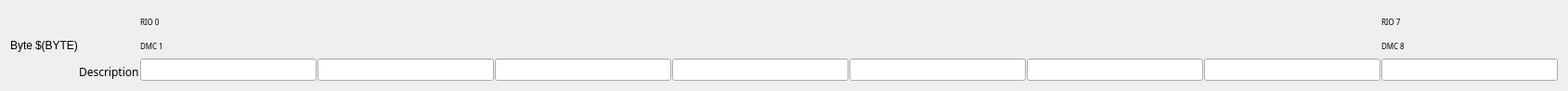
<?xml version="1.0" encoding="UTF-8"?>
<ui version="4.0">
 <class>EFrame</class>
 <widget class="QEFrame" name="EFrame">
  <property name="geometry">
   <rect>
    <x>0</x>
    <y>0</y>
    <width>1689</width>
    <height>98</height>
   </rect>
  </property>
  <property name="minimumSize">
   <size>
    <width>300</width>
    <height>0</height>
   </size>
  </property>
  <property name="windowTitle">
   <string>EFrame</string>
  </property>
  <layout class="QVBoxLayout" name="verticalLayout_22">
   <item>
    <layout class="QHBoxLayout" name="horizontalLayout">
     <property name="spacing">
      <number>1</number>
     </property>
     <item>
      <layout class="QVBoxLayout" name="verticalLayout_19">
       <property name="spacing">
        <number>1</number>
       </property>
       <property name="rightMargin">
        <number>2</number>
       </property>
       <item>
        <spacer name="verticalSpacer_2">
         <property name="orientation">
          <enum>Qt::Vertical</enum>
         </property>
         <property name="sizeHint" stdset="0">
          <size>
           <width>0</width>
           <height>0</height>
          </size>
         </property>
        </spacer>
       </item>
       <item>
        <widget class="QLabel" name="label_3">
         <property name="sizePolicy">
          <sizepolicy hsizetype="Preferred" vsizetype="Preferred">
           <horstretch>0</horstretch>
           <verstretch>0</verstretch>
          </sizepolicy>
         </property>
         <property name="text">
          <string>Byte</string>
         </property>
        </widget>
       </item>
       <item>
        <spacer name="verticalSpacer">
         <property name="orientation">
          <enum>Qt::Vertical</enum>
         </property>
         <property name="sizeHint" stdset="0">
          <size>
           <width>0</width>
           <height>0</height>
          </size>
         </property>
        </spacer>
       </item>
      </layout>
     </item>
     <item>
      <layout class="QVBoxLayout" name="verticalLayout_18" stretch="0,0,0">
       <property name="spacing">
        <number>1</number>
       </property>
       <item>
        <spacer name="verticalSpacer_4">
         <property name="orientation">
          <enum>Qt::Vertical</enum>
         </property>
         <property name="sizeHint" stdset="0">
          <size>
           <width>0</width>
           <height>0</height>
          </size>
         </property>
        </spacer>
       </item>
       <item>
        <widget class="QESubstitutedLabel" name="qesubstitutedlabel">
         <property name="text">
          <string>$(BYTE)</string>
         </property>
         <property name="labelText" stdset="0">
          <string>$(BYTE)</string>
         </property>
        </widget>
       </item>
       <item>
        <spacer name="verticalSpacer_3">
         <property name="orientation">
          <enum>Qt::Vertical</enum>
         </property>
         <property name="sizeHint" stdset="0">
          <size>
           <width>0</width>
           <height>0</height>
          </size>
         </property>
        </spacer>
       </item>
      </layout>
     </item>
     <item>
      <layout class="QVBoxLayout" name="verticalLayout_17" stretch="90,1,1">
       <property name="spacing">
        <number>1</number>
       </property>
       <item>
        <spacer name="verticalSpacer_5">
         <property name="orientation">
          <enum>Qt::Vertical</enum>
         </property>
         <property name="sizeHint" stdset="0">
          <size>
           <width>0</width>
           <height>0</height>
          </size>
         </property>
        </spacer>
       </item>
       <item>
        <widget class="QLabel" name="label_4">
         <property name="sizePolicy">
          <sizepolicy hsizetype="Preferred" vsizetype="Preferred">
           <horstretch>0</horstretch>
           <verstretch>0</verstretch>
          </sizepolicy>
         </property>
         <property name="font">
          <font>
           <family>Abyssinica SIL</family>
           <pointsize>9</pointsize>
          </font>
         </property>
         <property name="text">
          <string>Description</string>
         </property>
        </widget>
       </item>
       <item>
        <spacer name="verticalSpacer_6">
         <property name="orientation">
          <enum>Qt::Vertical</enum>
         </property>
         <property name="sizeHint" stdset="0">
          <size>
           <width>20</width>
           <height>40</height>
          </size>
         </property>
        </spacer>
       </item>
      </layout>
     </item>
     <item>
      <layout class="QVBoxLayout" name="verticalLayout_16" stretch="80,9">
       <property name="spacing">
        <number>1</number>
       </property>
       <item>
        <layout class="QHBoxLayout" name="horizontalLayout_26" stretch="40,20,40">
         <property name="spacing">
          <number>1</number>
         </property>
         <item>
          <layout class="QVBoxLayout" name="verticalLayout_20">
           <item>
            <widget class="QLabel" name="label_5">
             <property name="sizePolicy">
              <sizepolicy hsizetype="Preferred" vsizetype="Preferred">
               <horstretch>0</horstretch>
               <verstretch>0</verstretch>
              </sizepolicy>
             </property>
             <property name="font">
              <font>
               <family>Abyssinica SIL</family>
               <pointsize>6</pointsize>
              </font>
             </property>
             <property name="text">
              <string>RIO 0</string>
             </property>
            </widget>
           </item>
           <item>
            <widget class="QLabel" name="label_6">
             <property name="sizePolicy">
              <sizepolicy hsizetype="Preferred" vsizetype="Preferred">
               <horstretch>0</horstretch>
               <verstretch>0</verstretch>
              </sizepolicy>
             </property>
             <property name="font">
              <font>
               <family>Abyssinica SIL</family>
               <pointsize>6</pointsize>
              </font>
             </property>
             <property name="text">
              <string>DMC 1</string>
             </property>
            </widget>
           </item>
          </layout>
         </item>
         <item>
          <layout class="QVBoxLayout" name="verticalLayout">
           <item>
            <widget class="QEBitStatus" name="qebitstatus_11">
             <property name="sizePolicy">
              <sizepolicy hsizetype="Preferred" vsizetype="MinimumExpanding">
               <horstretch>0</horstretch>
               <verstretch>0</verstretch>
              </sizepolicy>
             </property>
             <property name="numberOfBits">
              <number>1</number>
             </property>
             <property name="variable" stdset="0">
              <string>$(P)Galil$(BYTE)Bi0_STATUS</string>
             </property>
             <property name="variableSubstitutions" stdset="0">
              <string/>
             </property>
            </widget>
           </item>
           <item>
            <spacer name="verticalSpacer_7">
             <property name="orientation">
              <enum>Qt::Vertical</enum>
             </property>
             <property name="sizeHint" stdset="0">
              <size>
               <width>20</width>
               <height>40</height>
              </size>
             </property>
            </spacer>
           </item>
          </layout>
         </item>
         <item>
          <spacer name="horizontalSpacer_50">
           <property name="orientation">
            <enum>Qt::Horizontal</enum>
           </property>
           <property name="sizeHint" stdset="0">
            <size>
             <width>40</width>
             <height>20</height>
            </size>
           </property>
          </spacer>
         </item>
        </layout>
       </item>
       <item>
        <widget class="QELineEdit" name="qelineedit_16">
         <property name="sizePolicy">
          <sizepolicy hsizetype="Minimum" vsizetype="Fixed">
           <horstretch>0</horstretch>
           <verstretch>0</verstretch>
          </sizepolicy>
         </property>
         <property name="font">
          <font>
           <family>Abyssinica SIL</family>
           <pointsize>8</pointsize>
          </font>
         </property>
         <property name="variable" stdset="0">
          <string>$(P)Galil$(BYTE)Bi0_STATUS.DESC</string>
         </property>
        </widget>
       </item>
      </layout>
     </item>
     <item>
      <layout class="QVBoxLayout" name="verticalLayout_9">
       <property name="spacing">
        <number>1</number>
       </property>
       <item>
        <layout class="QHBoxLayout" name="horizontalLayout_19" stretch="40,20,40">
         <property name="spacing">
          <number>1</number>
         </property>
         <item>
          <spacer name="horizontalSpacer_35">
           <property name="orientation">
            <enum>Qt::Horizontal</enum>
           </property>
           <property name="sizeHint" stdset="0">
            <size>
             <width>40</width>
             <height>20</height>
            </size>
           </property>
          </spacer>
         </item>
         <item>
          <layout class="QVBoxLayout" name="verticalLayout_2">
           <item>
            <widget class="QEBitStatus" name="qebitstatus_12">
             <property name="sizePolicy">
              <sizepolicy hsizetype="Preferred" vsizetype="MinimumExpanding">
               <horstretch>0</horstretch>
               <verstretch>0</verstretch>
              </sizepolicy>
             </property>
             <property name="numberOfBits">
              <number>1</number>
             </property>
             <property name="variable" stdset="0">
              <string>$(P)Galil$(BYTE)Bi1_STATUS</string>
             </property>
             <property name="variableSubstitutions" stdset="0">
              <string/>
             </property>
            </widget>
           </item>
           <item>
            <spacer name="verticalSpacer_8">
             <property name="orientation">
              <enum>Qt::Vertical</enum>
             </property>
             <property name="sizeHint" stdset="0">
              <size>
               <width>20</width>
               <height>40</height>
              </size>
             </property>
            </spacer>
           </item>
          </layout>
         </item>
         <item>
          <spacer name="horizontalSpacer_36">
           <property name="orientation">
            <enum>Qt::Horizontal</enum>
           </property>
           <property name="sizeHint" stdset="0">
            <size>
             <width>40</width>
             <height>20</height>
            </size>
           </property>
          </spacer>
         </item>
        </layout>
       </item>
       <item>
        <widget class="QELineEdit" name="qelineedit_9">
         <property name="sizePolicy">
          <sizepolicy hsizetype="Minimum" vsizetype="Fixed">
           <horstretch>0</horstretch>
           <verstretch>0</verstretch>
          </sizepolicy>
         </property>
         <property name="font">
          <font>
           <family>Abyssinica SIL</family>
           <pointsize>8</pointsize>
          </font>
         </property>
         <property name="variable" stdset="0">
          <string>$(P)Galil$(BYTE)Bi1_STATUS.DESC</string>
         </property>
        </widget>
       </item>
      </layout>
     </item>
     <item>
      <layout class="QVBoxLayout" name="verticalLayout_14">
       <property name="spacing">
        <number>1</number>
       </property>
       <item>
        <layout class="QHBoxLayout" name="horizontalLayout_24" stretch="40,20,40">
         <property name="spacing">
          <number>1</number>
         </property>
         <item>
          <spacer name="horizontalSpacer_45">
           <property name="orientation">
            <enum>Qt::Horizontal</enum>
           </property>
           <property name="sizeHint" stdset="0">
            <size>
             <width>40</width>
             <height>20</height>
            </size>
           </property>
          </spacer>
         </item>
         <item>
          <layout class="QVBoxLayout" name="verticalLayout_3">
           <item>
            <widget class="QEBitStatus" name="qebitstatus_13">
             <property name="sizePolicy">
              <sizepolicy hsizetype="Preferred" vsizetype="MinimumExpanding">
               <horstretch>0</horstretch>
               <verstretch>0</verstretch>
              </sizepolicy>
             </property>
             <property name="numberOfBits">
              <number>1</number>
             </property>
             <property name="variable" stdset="0">
              <string>$(P)Galil$(BYTE)Bi2_STATUS</string>
             </property>
             <property name="variableSubstitutions" stdset="0">
              <string/>
             </property>
            </widget>
           </item>
           <item>
            <spacer name="verticalSpacer_9">
             <property name="orientation">
              <enum>Qt::Vertical</enum>
             </property>
             <property name="sizeHint" stdset="0">
              <size>
               <width>20</width>
               <height>40</height>
              </size>
             </property>
            </spacer>
           </item>
          </layout>
         </item>
         <item>
          <spacer name="horizontalSpacer_46">
           <property name="orientation">
            <enum>Qt::Horizontal</enum>
           </property>
           <property name="sizeHint" stdset="0">
            <size>
             <width>40</width>
             <height>20</height>
            </size>
           </property>
          </spacer>
         </item>
        </layout>
       </item>
       <item>
        <widget class="QELineEdit" name="qelineedit_14">
         <property name="sizePolicy">
          <sizepolicy hsizetype="Minimum" vsizetype="Fixed">
           <horstretch>0</horstretch>
           <verstretch>0</verstretch>
          </sizepolicy>
         </property>
         <property name="font">
          <font>
           <family>Abyssinica SIL</family>
           <pointsize>8</pointsize>
          </font>
         </property>
         <property name="variable" stdset="0">
          <string>$(P)Galil$(BYTE)Bi2_STATUS.DESC</string>
         </property>
        </widget>
       </item>
      </layout>
     </item>
     <item>
      <layout class="QVBoxLayout" name="verticalLayout_10">
       <property name="spacing">
        <number>1</number>
       </property>
       <item>
        <layout class="QHBoxLayout" name="horizontalLayout_20" stretch="40,20,40">
         <property name="spacing">
          <number>1</number>
         </property>
         <item>
          <spacer name="horizontalSpacer_37">
           <property name="orientation">
            <enum>Qt::Horizontal</enum>
           </property>
           <property name="sizeHint" stdset="0">
            <size>
             <width>40</width>
             <height>20</height>
            </size>
           </property>
          </spacer>
         </item>
         <item>
          <layout class="QVBoxLayout" name="verticalLayout_4">
           <item>
            <widget class="QEBitStatus" name="qebitstatus_14">
             <property name="sizePolicy">
              <sizepolicy hsizetype="Preferred" vsizetype="MinimumExpanding">
               <horstretch>0</horstretch>
               <verstretch>0</verstretch>
              </sizepolicy>
             </property>
             <property name="numberOfBits">
              <number>1</number>
             </property>
             <property name="variable" stdset="0">
              <string>$(P)Galil$(BYTE)Bi3_STATUS</string>
             </property>
             <property name="variableSubstitutions" stdset="0">
              <string/>
             </property>
            </widget>
           </item>
           <item>
            <spacer name="verticalSpacer_10">
             <property name="orientation">
              <enum>Qt::Vertical</enum>
             </property>
             <property name="sizeHint" stdset="0">
              <size>
               <width>20</width>
               <height>40</height>
              </size>
             </property>
            </spacer>
           </item>
          </layout>
         </item>
         <item>
          <spacer name="horizontalSpacer_38">
           <property name="orientation">
            <enum>Qt::Horizontal</enum>
           </property>
           <property name="sizeHint" stdset="0">
            <size>
             <width>40</width>
             <height>20</height>
            </size>
           </property>
          </spacer>
         </item>
        </layout>
       </item>
       <item>
        <widget class="QELineEdit" name="qelineedit_10">
         <property name="sizePolicy">
          <sizepolicy hsizetype="Minimum" vsizetype="Fixed">
           <horstretch>0</horstretch>
           <verstretch>0</verstretch>
          </sizepolicy>
         </property>
         <property name="font">
          <font>
           <family>Abyssinica SIL</family>
           <pointsize>8</pointsize>
          </font>
         </property>
         <property name="variable" stdset="0">
          <string>$(P)Galil$(BYTE)Bi3_STATUS.DESC</string>
         </property>
        </widget>
       </item>
      </layout>
     </item>
     <item>
      <layout class="QVBoxLayout" name="verticalLayout_11">
       <property name="spacing">
        <number>1</number>
       </property>
       <item>
        <layout class="QHBoxLayout" name="horizontalLayout_21" stretch="40,20,40">
         <property name="spacing">
          <number>1</number>
         </property>
         <item>
          <spacer name="horizontalSpacer_39">
           <property name="orientation">
            <enum>Qt::Horizontal</enum>
           </property>
           <property name="sizeHint" stdset="0">
            <size>
             <width>40</width>
             <height>20</height>
            </size>
           </property>
          </spacer>
         </item>
         <item>
          <layout class="QVBoxLayout" name="verticalLayout_5">
           <item>
            <widget class="QEBitStatus" name="qebitstatus_15">
             <property name="sizePolicy">
              <sizepolicy hsizetype="Preferred" vsizetype="MinimumExpanding">
               <horstretch>0</horstretch>
               <verstretch>0</verstretch>
              </sizepolicy>
             </property>
             <property name="numberOfBits">
              <number>1</number>
             </property>
             <property name="variable" stdset="0">
              <string>$(P)Galil$(BYTE)Bi4_STATUS</string>
             </property>
             <property name="variableSubstitutions" stdset="0">
              <string/>
             </property>
            </widget>
           </item>
           <item>
            <spacer name="verticalSpacer_11">
             <property name="orientation">
              <enum>Qt::Vertical</enum>
             </property>
             <property name="sizeHint" stdset="0">
              <size>
               <width>20</width>
               <height>40</height>
              </size>
             </property>
            </spacer>
           </item>
          </layout>
         </item>
         <item>
          <spacer name="horizontalSpacer_40">
           <property name="orientation">
            <enum>Qt::Horizontal</enum>
           </property>
           <property name="sizeHint" stdset="0">
            <size>
             <width>40</width>
             <height>20</height>
            </size>
           </property>
          </spacer>
         </item>
        </layout>
       </item>
       <item>
        <widget class="QELineEdit" name="qelineedit_11">
         <property name="sizePolicy">
          <sizepolicy hsizetype="Minimum" vsizetype="Fixed">
           <horstretch>0</horstretch>
           <verstretch>0</verstretch>
          </sizepolicy>
         </property>
         <property name="font">
          <font>
           <family>Abyssinica SIL</family>
           <pointsize>8</pointsize>
          </font>
         </property>
         <property name="variable" stdset="0">
          <string>$(P)Galil$(BYTE)Bi4_STATUS.DESC</string>
         </property>
        </widget>
       </item>
      </layout>
     </item>
     <item>
      <layout class="QVBoxLayout" name="verticalLayout_12">
       <property name="spacing">
        <number>1</number>
       </property>
       <item>
        <layout class="QHBoxLayout" name="horizontalLayout_22" stretch="40,20,40">
         <property name="spacing">
          <number>1</number>
         </property>
         <item>
          <spacer name="horizontalSpacer_41">
           <property name="orientation">
            <enum>Qt::Horizontal</enum>
           </property>
           <property name="sizeHint" stdset="0">
            <size>
             <width>40</width>
             <height>20</height>
            </size>
           </property>
          </spacer>
         </item>
         <item>
          <layout class="QVBoxLayout" name="verticalLayout_6">
           <item>
            <widget class="QEBitStatus" name="qebitstatus_16">
             <property name="sizePolicy">
              <sizepolicy hsizetype="Preferred" vsizetype="MinimumExpanding">
               <horstretch>0</horstretch>
               <verstretch>0</verstretch>
              </sizepolicy>
             </property>
             <property name="numberOfBits">
              <number>1</number>
             </property>
             <property name="variable" stdset="0">
              <string>$(P)Galil$(BYTE)Bi5_STATUS</string>
             </property>
             <property name="variableSubstitutions" stdset="0">
              <string/>
             </property>
            </widget>
           </item>
           <item>
            <spacer name="verticalSpacer_12">
             <property name="orientation">
              <enum>Qt::Vertical</enum>
             </property>
             <property name="sizeHint" stdset="0">
              <size>
               <width>20</width>
               <height>40</height>
              </size>
             </property>
            </spacer>
           </item>
          </layout>
         </item>
         <item>
          <spacer name="horizontalSpacer_42">
           <property name="orientation">
            <enum>Qt::Horizontal</enum>
           </property>
           <property name="sizeHint" stdset="0">
            <size>
             <width>40</width>
             <height>20</height>
            </size>
           </property>
          </spacer>
         </item>
        </layout>
       </item>
       <item>
        <widget class="QELineEdit" name="qelineedit_12">
         <property name="sizePolicy">
          <sizepolicy hsizetype="Minimum" vsizetype="Fixed">
           <horstretch>0</horstretch>
           <verstretch>0</verstretch>
          </sizepolicy>
         </property>
         <property name="font">
          <font>
           <family>Abyssinica SIL</family>
           <pointsize>8</pointsize>
          </font>
         </property>
         <property name="variable" stdset="0">
          <string>$(P)Galil$(BYTE)Bi5_STATUS.DESC</string>
         </property>
        </widget>
       </item>
      </layout>
     </item>
     <item>
      <layout class="QVBoxLayout" name="verticalLayout_13">
       <property name="spacing">
        <number>1</number>
       </property>
       <item>
        <layout class="QHBoxLayout" name="horizontalLayout_23" stretch="40,20,40">
         <property name="spacing">
          <number>1</number>
         </property>
         <item>
          <spacer name="horizontalSpacer_43">
           <property name="orientation">
            <enum>Qt::Horizontal</enum>
           </property>
           <property name="sizeHint" stdset="0">
            <size>
             <width>40</width>
             <height>20</height>
            </size>
           </property>
          </spacer>
         </item>
         <item>
          <layout class="QVBoxLayout" name="verticalLayout_7">
           <item>
            <widget class="QEBitStatus" name="qebitstatus_17">
             <property name="sizePolicy">
              <sizepolicy hsizetype="Preferred" vsizetype="MinimumExpanding">
               <horstretch>0</horstretch>
               <verstretch>0</verstretch>
              </sizepolicy>
             </property>
             <property name="numberOfBits">
              <number>1</number>
             </property>
             <property name="variable" stdset="0">
              <string>$(P)Galil$(BYTE)Bi6_STATUS</string>
             </property>
             <property name="variableSubstitutions" stdset="0">
              <string/>
             </property>
            </widget>
           </item>
           <item>
            <spacer name="verticalSpacer_13">
             <property name="orientation">
              <enum>Qt::Vertical</enum>
             </property>
             <property name="sizeHint" stdset="0">
              <size>
               <width>20</width>
               <height>40</height>
              </size>
             </property>
            </spacer>
           </item>
          </layout>
         </item>
         <item>
          <spacer name="horizontalSpacer_44">
           <property name="orientation">
            <enum>Qt::Horizontal</enum>
           </property>
           <property name="sizeHint" stdset="0">
            <size>
             <width>40</width>
             <height>20</height>
            </size>
           </property>
          </spacer>
         </item>
        </layout>
       </item>
       <item>
        <widget class="QELineEdit" name="qelineedit_13">
         <property name="sizePolicy">
          <sizepolicy hsizetype="Minimum" vsizetype="Fixed">
           <horstretch>0</horstretch>
           <verstretch>0</verstretch>
          </sizepolicy>
         </property>
         <property name="font">
          <font>
           <family>Abyssinica SIL</family>
           <pointsize>8</pointsize>
          </font>
         </property>
         <property name="variable" stdset="0">
          <string>$(P)Galil$(BYTE)Bi6_STATUS.DESC</string>
         </property>
        </widget>
       </item>
      </layout>
     </item>
     <item>
      <layout class="QVBoxLayout" name="verticalLayout_15">
       <property name="spacing">
        <number>1</number>
       </property>
       <item>
        <layout class="QHBoxLayout" name="horizontalLayout_25" stretch="40,20,40">
         <property name="spacing">
          <number>1</number>
         </property>
         <item>
          <layout class="QVBoxLayout" name="verticalLayout_21">
           <item>
            <widget class="QLabel" name="label_7">
             <property name="sizePolicy">
              <sizepolicy hsizetype="Preferred" vsizetype="Preferred">
               <horstretch>0</horstretch>
               <verstretch>0</verstretch>
              </sizepolicy>
             </property>
             <property name="font">
              <font>
               <family>Abyssinica SIL</family>
               <pointsize>6</pointsize>
              </font>
             </property>
             <property name="text">
              <string>RIO 7</string>
             </property>
            </widget>
           </item>
           <item>
            <widget class="QLabel" name="label_8">
             <property name="sizePolicy">
              <sizepolicy hsizetype="Preferred" vsizetype="Preferred">
               <horstretch>0</horstretch>
               <verstretch>0</verstretch>
              </sizepolicy>
             </property>
             <property name="font">
              <font>
               <family>Abyssinica SIL</family>
               <pointsize>6</pointsize>
              </font>
             </property>
             <property name="text">
              <string>DMC 8</string>
             </property>
            </widget>
           </item>
          </layout>
         </item>
         <item>
          <layout class="QVBoxLayout" name="verticalLayout_8">
           <item>
            <widget class="QEBitStatus" name="qebitstatus_18">
             <property name="sizePolicy">
              <sizepolicy hsizetype="Preferred" vsizetype="MinimumExpanding">
               <horstretch>0</horstretch>
               <verstretch>0</verstretch>
              </sizepolicy>
             </property>
             <property name="numberOfBits">
              <number>1</number>
             </property>
             <property name="variable" stdset="0">
              <string>$(P)Galil$(BYTE)Bi7_STATUS</string>
             </property>
             <property name="variableSubstitutions" stdset="0">
              <string/>
             </property>
            </widget>
           </item>
           <item>
            <spacer name="verticalSpacer_14">
             <property name="orientation">
              <enum>Qt::Vertical</enum>
             </property>
             <property name="sizeHint" stdset="0">
              <size>
               <width>20</width>
               <height>40</height>
              </size>
             </property>
            </spacer>
           </item>
          </layout>
         </item>
         <item>
          <spacer name="horizontalSpacer_48">
           <property name="orientation">
            <enum>Qt::Horizontal</enum>
           </property>
           <property name="sizeHint" stdset="0">
            <size>
             <width>40</width>
             <height>20</height>
            </size>
           </property>
          </spacer>
         </item>
        </layout>
       </item>
       <item>
        <widget class="QELineEdit" name="qelineedit_15">
         <property name="sizePolicy">
          <sizepolicy hsizetype="Minimum" vsizetype="Fixed">
           <horstretch>0</horstretch>
           <verstretch>0</verstretch>
          </sizepolicy>
         </property>
         <property name="font">
          <font>
           <family>Abyssinica SIL</family>
           <pointsize>8</pointsize>
          </font>
         </property>
         <property name="variable" stdset="0">
          <string>$(P)Galil$(BYTE)Bi7_STATUS.DESC</string>
         </property>
        </widget>
       </item>
      </layout>
     </item>
    </layout>
   </item>
  </layout>
 </widget>
 <customwidgets>
  <customwidget>
   <class>QEBitStatus</class>
   <extends>QBitStatus</extends>
   <header>QEBitStatus.h</header>
  </customwidget>
  <customwidget>
   <class>QELineEdit</class>
   <extends>QLineEdit</extends>
   <header>QELineEdit.h</header>
  </customwidget>
  <customwidget>
   <class>QESubstitutedLabel</class>
   <extends>QLabel</extends>
   <header>QESubstitutedLabel.h</header>
  </customwidget>
  <customwidget>
   <class>QBitStatus</class>
   <extends>QWidget</extends>
   <header>QBitStatus.h</header>
  </customwidget>
  <customwidget>
   <class>QEFrame</class>
   <extends>QFrame</extends>
   <header>QEFrame.h</header>
   <container>1</container>
  </customwidget>
 </customwidgets>
 <resources/>
 <connections/>
</ui>
